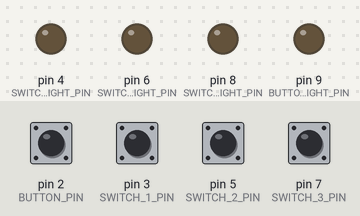
Bench run of a sketch on a simulated Arduino Uno, built with avr-gcc and run on an emulated ATmega328P. Parts: output pins drawn as LEDs (lit = HIGH). Dashed ring = blinking. The test bench sets the inputs (shaded band); at power-on: pin 2 (BUTTON_PIN), pin 3 (SWITCH_1_PIN), pin 5 (SWITCH_2_PIN), pin 7 (SWITCH_3_PIN) HIGH. Pins used as bus, display or sensor lines are not drawn.

Above: at 1.2 s.
1.3 s: pin 5 (SWITCH_2_PIN) pulled LOW for 1 s
At 1.43 s:
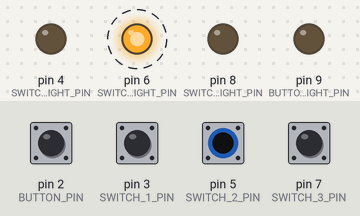
3.8 s: pin 3 (SWITCH_1_PIN) pulled LOW for 0.15 s
At 3.88 s:
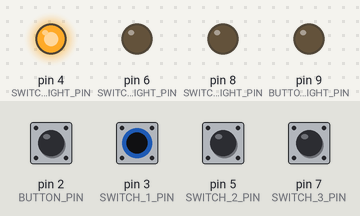
5.4 s: pin 7 (SWITCH_3_PIN) pulled LOW for 0.15 s
At 5.47 s:
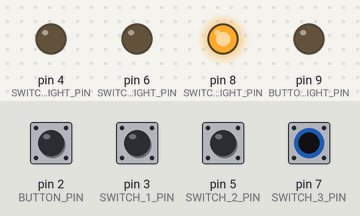
7.0 s: pin 3 (SWITCH_1_PIN) driven LOW and pin 5 (SWITCH_2_PIN) driven LOW
At 7.13 s:
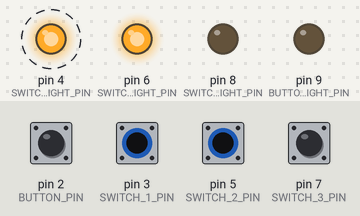
10.0 s: pin 7 (SWITCH_3_PIN) pulled LOW for 1 s
At 10.13 s:
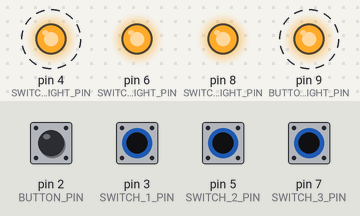
13.0 s: pin 3 (SWITCH_1_PIN) driven HIGH
At 13.8 s:
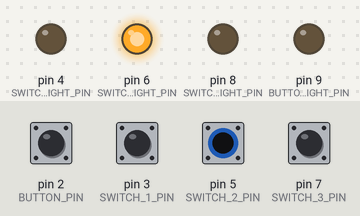
Timing chart, 0 to 15.5 s (numbered marks = the images above; inputs shaded):
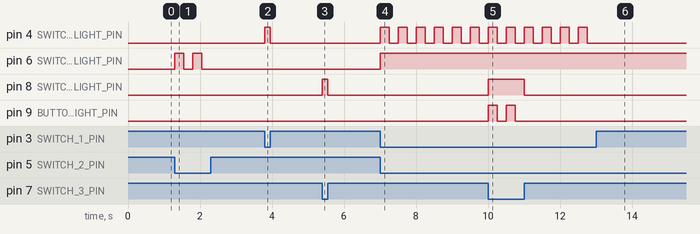

Measured:
- after the input at 1.3 s, pin 6 (SWITCH_2_LIGHT_PIN): alternates HIGH for 0.25 s and LOW for 0.25 s, 4 changes in all, then stays LOW, starting at once
- after the input at 3.8 s, pin 4 (SWITCH_1_LIGHT_PIN): LOW → HIGH at once, → LOW 0.15 s later
- after the input at 5.4 s, pin 8 (SWITCH_3_LIGHT_PIN): LOW → HIGH at once, → LOW 0.15 s later
- after the input at 7.0 s, pin 4 (SWITCH_1_LIGHT_PIN): alternates HIGH for 0.25 s and LOW for 0.25 s, starting at once; pin 6 (SWITCH_2_LIGHT_PIN): LOW → HIGH at once
- after the input at 10.0 s, pin 8 (SWITCH_3_LIGHT_PIN): LOW → HIGH at once, → LOW 0.99 s later; pin 9 (BUTTON_LIGHT_PIN): alternates HIGH for 0.25 s and LOW for 0.25 s, 4 changes in all, then stays LOW, starting at once
- after the input at 13.0 s, pin 4 (SWITCH_1_LIGHT_PIN): stops changing and stays LOW

The sketch:

PartyModeSwitch.ino
```cpp
#include <RCSwitch.h>
#include <LinkedList.h>
#include "switch.h"
#include "timer0.h"
#include "button.h"
#include "transmitter.h"

//For the uno, only pins 2 & 3 are interruptable

#define SWITCH_1_PIN       3
#define SWITCH_1_LIGHT_PIN 4
#define SWITCH_2_PIN       5
#define SWITCH_2_LIGHT_PIN 6
#define SWITCH_3_PIN       7
#define SWITCH_3_LIGHT_PIN 8
#define BUTTON_PIN         2
#define BUTTON_LIGHT_PIN   9

#define RF_POWER_PIN       11
#define RF_DATA_PIN        10

//Stuff that would theoretically need to be globally configured somewhere
#define DEVICE_ID 1
#define ENGAGE_PARTY 1

Timer0 timer0;
Switch *one;
Switch *two;
Switch *three;
Button *button;
Transmitter *transmitter;

bool primedAndReady = false;

void setup() {
    //Serial.begin(9600);

    one = new Switch(SWITCH_1_PIN, SWITCH_1_LIGHT_PIN, &timer0);
    two = new Switch(SWITCH_2_PIN, SWITCH_2_LIGHT_PIN, &timer0);
    three = new Switch(SWITCH_3_PIN, SWITCH_3_LIGHT_PIN, &timer0);
    button = new Button(BUTTON_PIN, BUTTON_LIGHT_PIN, BUTTON_ISR, &timer0);

    transmitter = new Transmitter(RF_POWER_PIN, RF_DATA_PIN, DEVICE_ID);
}

void loop() {
    // put your main code here, to run repeatedly:
    one->check([](bool switchedOn) {
        if(switchedOn && !two->isOn() && !three->isOn()) {
            //Do whatever happens when switch 1 comes on
            one->turnLightOn();
        } else if(switchedOn) {
            //Switched on but not in order
            one->blinkLight();
        } else {
            one->turnLightOff();
            primedAndReady = false;
        }
    });

    two->check([](bool switchedOn) {
        if(switchedOn && one->isOn() && !three->isOn()) {
            //Do whatever happens when switch 1 comes on in order
            two->turnLightOn();
        } else if(switchedOn) {
            //Switched on but not in order
            two->blinkLight();
        } else {
            two->turnLightOff();
            primedAndReady = false;
        }
    });

    three->check([](bool switchedOn) {
        if(switchedOn && one->isOn() && two->isOn()) {
            //Do whatever happens when switch 3 comes on in order
            three->turnLightOn();
            button->blinkLight();
            primedAndReady = true;
        } else if(switchedOn) {
            //Switched on but not in order
            three->blinkLight();
        } else {
            three->turnLightOff();
            primedAndReady = false;
        }
    });

    button->check([]() {
        if(primedAndReady) {
            //Activate party mode!
            one->blinkLight();
            two->blinkLight();
            three->blinkLight();
            primedAndReady = false;

            transmitter->send(ENGAGE_PARTY);
        }
    });

    if(!primedAndReady) {
        button->turnLightOff();
    }

    delay(10); //I think we are going too fast
}


// Interrupt is called once a millisecond
SIGNAL(TIMER0_COMPA_vect)
{
    timer0.handleInterrupt();
}


void BUTTON_ISR()
{
    static unsigned long prevTime = 0; //This will assign the time to 0 only one time
    unsigned long currentTime = millis();

    //Debounce - if it hasnt been 200ms, ignore
    if(!(currentTime - prevTime > 200)) {
        return;
    }

    button->wasPressed();
    prevTime = currentTime;
}
```

button.cpp
```cpp
#include "button.h"

Button::Button(int inputPin, int lightPin, void (*isr)(), Timer0 *timer0)
{
    this->inputPin = inputPin;
    this->light = new Light(lightPin, timer0);
    this->pressedSinceLastCheck = false;

    //Configure pins
    pinMode(inputPin, INPUT_PULLUP);

    //Configure interrupt
    attachInterrupt(digitalPinToInterrupt(inputPin), isr, RISING);

    light->turnOff();
}

Button::~Button()
{
    delete light;
}

void Button::wasPressed() {
    pressedSinceLastCheck = true;
}


void Button::blinkLight()
{
    light->blink();
}

void Button::turnLightOff()
{
    light->turnOff();
}

void Button::check(void (*callback)()) {
    if(pressedSinceLastCheck) {
        pressedSinceLastCheck = false;
        callback();
    }
}
```

button.h
```cpp
#ifndef BUTTON_H
#define BUTTON_H

#include "light.h"
#include "timer0.h"

class Button
{
public:
    Button(int inputPin, int lightPin, void (*isr)(), Timer0 *timer0);
    ~Button();

    //Called when there is an update
    void notify();

    void check(void (*callback)());

    void wasPressed();

    void blinkLight();
    void turnLightOff();

private:
    bool pressedSinceLastCheck;
    int inputPin;
    Light *light;
};

void BUTTON_ISR();

#endif
```

light.cpp
```cpp
#include "light.h"

Light::Light(int pin, Timer0 *timer0)
{
    this->pin = pin;
    timer0->addObserver(this);
    pinMode(pin, OUTPUT);
}


LightMode Light::getLightMode()
{
    return lightMode;
}

void Light::setLight(bool setOn)
{
    if(setOn) {
        digitalWrite(pin, HIGH);
        lightStatus = true;
    } else {
        digitalWrite(pin, LOW);
        lightStatus = false;
    }
}

void Light::turnOff()
{
    setLight(false);
    lightMode = OFF;
}

void Light::turnOn()
{
    setLight(true);
    lightMode = ON;
}

void Light::toggle()
{
    setLight(!lightStatus);
}

void Light::blink(uint8_t ms)
{
    setLight(!lightStatus);
    lightMode = BLINK;
    blinkRate = ms;
    msToToggle = blinkRate;
}

//Hopefully called every ms
void Light::notify()
{
    msToToggle--;
    if(lightMode == BLINK && msToToggle <= 0) {
        toggle();
        msToToggle = blinkRate;
    }
}
```

light.h
```cpp
#ifndef LIGHTABLE_H
#define LIGHTABLE_H

#include "Arduino.h"
#include "observer.h"
#include "timer0.h"

enum LightMode
{
    ON,
    OFF,
    BLINK
};

class Light : public Observer
{
public:
    Light(int pin, Timer0 *timer0);

    //Returns mode of light
    LightMode getLightMode();

    //Turns on the light
    void turnOn();

    //Turns off the light
    void turnOff();

    //Toggles light
    void toggle();

    //Blinks light
    void blink(uint8_t ms = 500);

    //Called when there is an update
    void notify();

private:
    int pin, blinkRate, msToToggle;
    bool lightStatus;
    LightMode lightMode;

    void setLight(bool setOn);

};

#endif
```

observer.h
```cpp
#ifndef OBSERVER_H
#define OBSERVER_H

class Observer
{
public:
    virtual void notify() = 0;
};

#endif
```

switch.cpp
```cpp
#include "switch.h"

Switch::Switch(int switchPin, int lightPin, Timer0 *timer0)
{
    //Get the pins
    this->switchPin = switchPin;
    this->light = new Light(lightPin, timer0);
    lastStatus = false;

    //Configure pins
    pinMode(switchPin, INPUT_PULLUP);

    //If switch is on at startup, blink
    //Otherwise, set light off
    if(isOn()) {
        light->blink();
    } else {
        light->turnOff();
    }
}

Switch::~Switch()
{
    delete light;
}

bool Switch::isOn()
{
    return (digitalRead(switchPin) == LOW);
}

void Switch::turnLightOn()
{
    light->turnOn();
}

void Switch::turnLightOff()
{
    light->turnOff();
}

void Switch::blinkLight()
{
    light->blink();
}

void Switch::configInterrupt(void (* isr)(), int mode)
{
    attachInterrupt(digitalPinToInterrupt(switchPin), isr, mode);
}

void Switch::check(void (*callback)(bool)) {
    bool newStatus = isOn();

    if(newStatus != lastStatus) {
        callback(newStatus);
    }

    lastStatus = newStatus;
}
```

switch.h
```cpp
#ifndef SWITCH_H
#define SWITCH_H

#include "Arduino.h"
#include "light.h"
#include "timer0.h"

class Switch
{
public:
  Switch(int switchPin, int lightPin, Timer0 *timer0);
  ~Switch();

  //Returns true if the switch is in the on position
  bool isOn();

  void turnLightOn();
  void turnLightOff();
  void blinkLight();

  //Notifies if it has changed since last time
  void check(void (*callback)(bool));

  //Attaches an interrupt to the switch pin
  void configInterrupt(void (* isr)(), int mode);

private:
  bool lastStatus;
  int switchPin;
  Light *light;

};

#endif
```

timer0.cpp
```cpp
#include "timer0.h"

Timer0::Timer0()
{
    // Timer0 is already used for millis() - we'll just interrupt somewhere
    // in the middle and call the "Compare A" function below
    OCR0A = 0xAF;
    TIMSK0 |= _BV(OCIE0A);
}

void Timer0::addObserver(Observer *observer)
{
    observers.add(observer);
}


void Timer0::handleInterrupt()
{
    for(int i = 0; i < observers.size(); ++i){
        observers.get(i)->notify();
    }
}
```

timer0.h
```cpp
#ifndef TIMER0_H
#define TIMER0_H

#include "Arduino.h"
#include "LinkedList.h"
#include "observer.h"

class Timer0
{
public:
    Timer0();
    void addObserver(Observer *observer);
    void handleInterrupt();

private:
    LinkedList<Observer *> observers;

};

#endif
```

transmitter.cpp
```cpp
#include "transmitter.h"

Transmitter::Transmitter(int powerPin, int dataPin, uint8_t deviceID) {
    this->powerPin = powerPin;
    this->deviceID = deviceID;

    rf.enableTransmit(dataPin);

    pinMode(powerPin, OUTPUT);
    turnOff();
}

//Send the command, preceded with the device id
// XXXXXXXX - YYYYYYYY
// DeviceID - CommandID
void Transmitter::send(uint8_t commandID) {
    turnOn();
    rf.send( (deviceID << 8) | commandID , 16);
    turnOff();
}


void Transmitter::turnOn() {
    digitalWrite(powerPin, LOW); //Low because we connect the ground pin
}

void Transmitter::turnOff() {
    digitalWrite(powerPin, HIGH);
}
```

transmitter.h
```cpp
#ifndef TRANSMITTER_H
#define TRANSMITTER_H

#include "RCSwitch.h"

//TODO define command ids somewhere??

class Transmitter
{
  public:
    Transmitter(int powerPin, int dataPin, uint8_t deviceID);
    void send(uint8_t commandID);

  private:
    int powerPin;
    uint8_t deviceID;
    RCSwitch rf;

    void turnOff();
    void turnOn();
};

#endif
```
